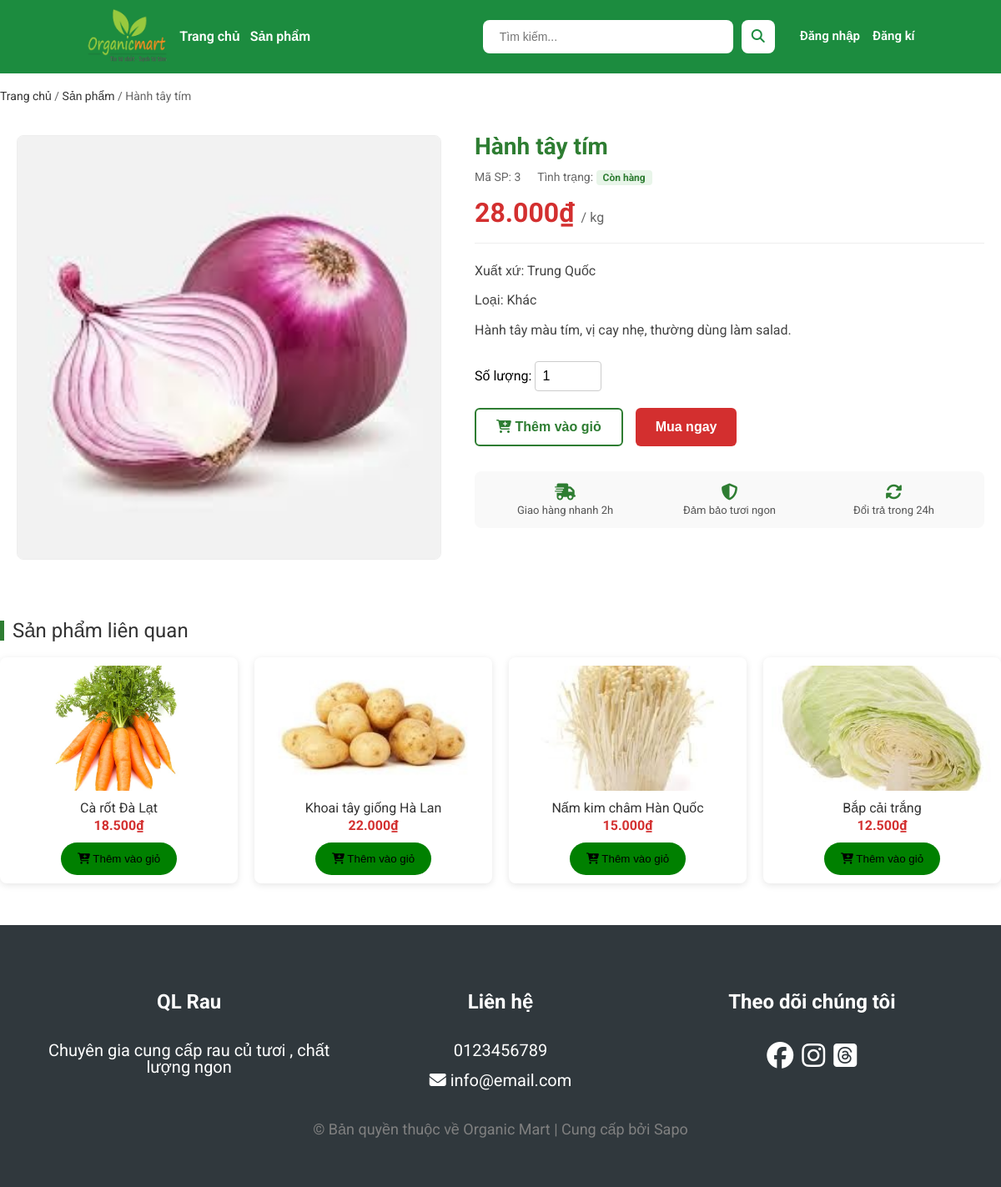
/productDetail.php?id=3, run on the app's committed database.
### tables this page shows
create table if not EXISTS Products
(
    id int PRIMARY KEY AUTO_INCREMENT ,
    name varchar(50) UNIQUE NOT NULL ,
    type ENUM('rau_xanh', 'rau_qua', 'trai_cay') NOT NULL,
    status ENUM('con_hang','het_hang') NOT NULL,
    price double not null,
    image varchar(255) DEFAULT null,
    productDesc varchar(255), 
    nation varchar(255)
    
);

### productDetail.php (the view, shortened to what this page needs)
<?php
include('connect.php');
$id = intval($_GET['id']);
$sql = "SELECT * FROM Products WHERE id = $id";
$result = mysqli_query($conn, $sql);
$product = mysqli_fetch_assoc($result);
$type = $product['type'];
$sqlRelated = "SELECT * FROM Products WHERE type = '$type' AND id != $id LIMIT 4";
$resultRelated = mysqli_query($conn, $sqlRelated);
$typeText = '';
if ($product['type'] == 'rau_cu') $typeText = 'Rau củ';
elseif ($product['type'] == 'rau_qua') $typeText = 'Rau quả';
elseif ($product['type'] == 'trai_cay') $typeText = 'Trái cây';
else $typeText = 'Khác';
$statusText = ($product['status'] == 'con_hang') ? 'Còn hàng' : 'Hết hàng';
?>
<!DOCTYPE html>
<html lang="vi">
<head>
    <link rel="stylesheet" href="css/main.css">
    <link rel="stylesheet" href="css/productDetail.css">
</head>
<body>
    <?php include 'src/components/header.php'; ?>
    <div class="container">
        <div class="breadcrumb">
            <a href="index.php">Trang chủ</a> /
            <a href="products.php">Sản phẩm</a> /
            <span><?php echo $product['name']; ?></span>
        </div>
        <div class="product-detail-wrapper">
            <div class="detail-left">
                <div class="main-image">
                    <img src="./assets/images/product/<?php echo $product['image']; ?>"
                        alt="<?php echo $product['name']; ?>">
                </div>
            </div>
            <div class="detail-right">
                <h1 class="product-title"><?php echo $product['name']; ?></h1>
                <div class="product-meta">
                    <span class="meta-item">Mã SP: <strong><?php echo $product['id']; ?></strong></span>
                    <span class="meta-item">Tình trạng:
                        <span class="status-tag <?php echo $product['status']; ?>">
                            <?php echo $statusText; ?>
                        </span>
                    </span>
                </div>
                <div class="product-price">
                    <?php echo number_format($product['price'], 0, ',', '.'); ?>₫
                    <span class="unit">/ kg</span>
                </div>
                <div class="product-desc">
                    <p><strong>Xuất xứ:</strong> <?php echo $product['nation']; ?></p>
                    <p><strong>Loại:</strong> <?php echo $typeText; ?></p>
                    <p class="desc-content">
                        <?php echo $product['productDesc'] ? $product['productDesc'] : 'Đang cập nhật mô tả...'; ?>
                    </p>
                </div>
                <form action="cart.php" method="POST" class="add-cart-form">
                    <div class="quantity-control">
                        <label>Số lượng:</label>
                        <input type="number" name="quantity" value="1" min="1" max="100">
                    </div>
                    <div class="action-buttons">
                        <button type="submit" name="add_to_cart" class="btn-add-cart">
                            <i class="fa-solid fa-cart-plus"></i> Thêm vào giỏ
                        </button>
                        <button type="submit" name="add_to_cart" class="btn-buy-now"
                            onclick="this.form.action='cart.php?redirect=checkout'">
                            Mua ngay
                        </button>
                    </div>
                </form>
                <div class="policy-box">
                    <div class="policy-item">
                        <i class="fa-solid fa-truck-fast"></i>
                        <span>Giao hàng nhanh 2h</span>
                    </div>
                    <div class="policy-item">
                        <i class="fa-solid fa-shield-halved"></i>
                        <span>Đảm bảo tươi ngon</span>
                    </div>
                    <div class="policy-item">
                        <i class="fa-solid fa-rotate"></i>
                        <span>Đổi trả trong 24h</span>
                    </div>
                </div>
            </div>
        </div>
        <div class="related-products">
            <h2 class="section-title">Sản phẩm liên quan</h2>
            <div class="related-list">
                <?php while($row = mysqli_fetch_assoc($resultRelated)) { ?>
                <div class="related-item">
                    <a href="productDetail.php?id=<?php echo $row['id']; ?>" class="related-link">
                        <img src="./assets/images/product/<?php echo $row['image']; ?>"
                            alt="<?php echo $row['name']; ?>">
                        <h3><?php echo $row['name']; ?></h3>
                        <p class="price"><?php echo number_format($row['price'], 0, ',', '.'); ?>₫</p>
                    </a>
                    <form action="cart.php" method="POST" class="quick-add-form">
                        <button type="submit" name="add_to_cart" class="btn-quick-add">
                            <i class="fa-solid fa-cart-plus"></i> Thêm vào giỏ
                        </button>
                    </form>
                </div>
                <?php } ?>
            </div>
        </div>
    </div>
    <?php include 'src/components/footer.php'; ?>
</body>
</html>

### css/main.css (style rules this page uses)
* { margin: 0; padding: 0; box-sizing: border-box; }
body { font-family: "Roboto", sans-serif; }
.container { max-width: 1200px; margin: auto; }

### css/productDetail.css (style rules this page uses)
.breadcrumb { margin: 20px 0; font-size: 14px; color: #666; }
.breadcrumb a { text-decoration: none; color: #333; }
.product-detail-wrapper { display: flex; gap: 40px; margin-bottom: 50px; background: #fff; padding: 20px; border-radius: 8px; }
.detail-left { flex: 1; }
.main-image img { width: 100%; height: auto; border-radius: 8px; border: 1px solid #eee; object-fit: cover; }
.detail-right { flex: 1.2; }
.product-title { font-size: 28px; font-weight: bold; color: #2e7d32; margin-bottom: 15px; }
.product-meta { display: flex; gap: 20px; margin-bottom: 20px; font-size: 14px; color: #666; }
.status-tag { padding: 2px 8px; border-radius: 4px; font-size: 12px; font-weight: bold; }
.status-tag.con_hang { background-color: #e8f5e9; color: #2e7d32; }
.product-price { font-size: 32px; color: #d32f2f; font-weight: bold; margin-bottom: 20px; padding-bottom: 20px; border-bottom: 1px solid #eee; }
.product-price .unit { font-size: 16px; color: #666; font-weight: normal; }
.product-desc { margin-bottom: 25px; line-height: 1.6; color: #444; }
.product-desc p { margin-bottom: 10px; }
.quantity-control { margin-bottom: 20px; }
.quantity-control input { padding: 8px; width: 80px; border: 1px solid #ccc; border-radius: 4px; font-size: 16px; }
.action-buttons { display: flex; gap: 15px; }
.btn-add-cart, .btn-buy-now { padding: 12px 24px; font-size: 16px; font-weight: bold; border: none; border-radius: 6px; cursor: pointer; transition: 0.3s; }
.btn-add-cart { background-color: #fff; border: 2px solid #2e7d32; color: #2e7d32; }
.btn-buy-now { background-color: #d32f2f; color: white; }
.policy-box { margin-top: 30px; display: grid; grid-template-columns: 1fr 1fr 1fr; gap: 10px; background: #f9f9f9; padding: 15px; border-radius: 8px; }
.policy-item { display: flex; flex-direction: column; align-items: center; text-align: center; gap: 5px; font-size: 13px; color: #555; }
.policy-item i { font-size: 20px; color: #2e7d32; }
.related-products { margin-top: 50px; margin-bottom: 50px; }
.section-title { font-size: 24px; color: #333; margin-bottom: 20px; border-left: 5px solid #2e7d32; padding-left: 10px; }
.related-list { display: grid; grid-template-columns: repeat(4, 1fr); gap: 20px; }
.related-item { background: #fff; padding: 10px; border-radius: 8px; box-shadow: 0 2px 8px rgba(0, 0, 0, 0.1); transition: transform 0.2s; text-align: center; }
.related-item a { text-decoration: none; color: inherit; }
.related-item img { width: 100%; height: 150px; object-fit: cover; border-radius: 6px; margin-bottom: 10px; }
.related-item h3 { font-size: 16px; margin-bottom: 5px; color: #333; }
.related-item .price { color: #d32f2f; font-weight: bold; }

### productDetail.php (style rules this page uses)
.related-products .btn-quick-add { background-color: green; padding: 12px 20px; margin-top: 12px; border: none; border-radius: 20px; font-szie: 20px; }

### data on the page
products: name "Hành tây tím", image (picture), id "3", status "Còn hàng", price "28.000", nation "Trung Quốc", type "Khác", productDesc "Hành tây màu tím, vị cay nhẹ, thường dùng làm salad."
products: image (picture), name "Cà rốt Đà Lạt", price "18.500"
products: image (picture), name "Khoai tây giống Hà Lan", price "22.000"
products: image (picture), name "Nấm kim châm Hàn Quốc", price "15.000"
products: image (picture), name "Bắp cải trắng", price "12.500"
